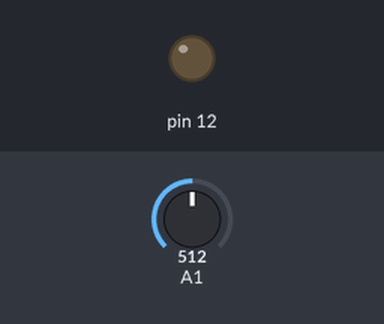
Bench run of a sketch on a simulated Arduino Uno, built with avr-gcc and run on an emulated ATmega328P. On the bench: output pins drawn as LEDs (lit = HIGH). The test bench sets the inputs (shaded band); at power-on: A1 = 512.

Above: at 1.2 s.
1.3 s: A1 set to 493
At 2.0 s:
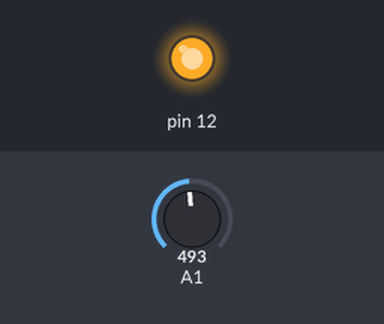
2.8 s: A1 set to 511
At 3.2 s:
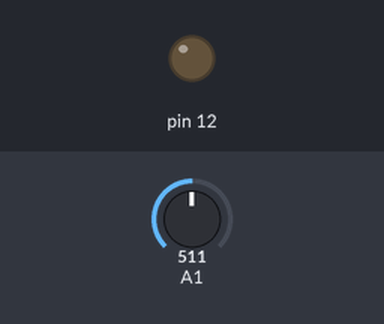
4.3 s: A1 set to 306
At 5.5 s:
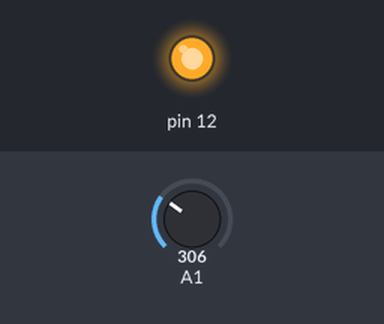
Timing chart, 0 to 7.3 s (numbered marks = the images above; inputs shaded):
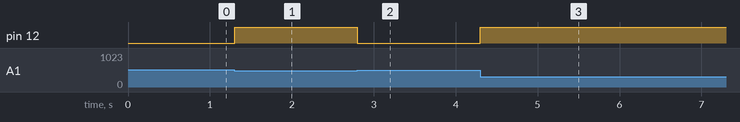

Measured:
- the behaviour switches between 511 and 510 on A1 (found by bisection; images 0 and 1)
- after the input at 1.3 s, pin 12: LOW → HIGH at once
- after the input at 2.8 s, pin 12: HIGH → LOW at once
- after the input at 4.3 s, pin 12: LOW → HIGH at once

The sketch:

ConditionIF.ino
```cpp
// C++ code
//
void setup()
{

  pinMode(A1,INPUT);
  pinMode(12,OUTPUT);

}

void loop()
{
  //if(condition){TRUE}else{FALSE}
  if(analogRead(A1)<511){
    digitalWrite(12,HIGH);
  }else{
    digitalWrite(12,LOW);
  }

}
```
